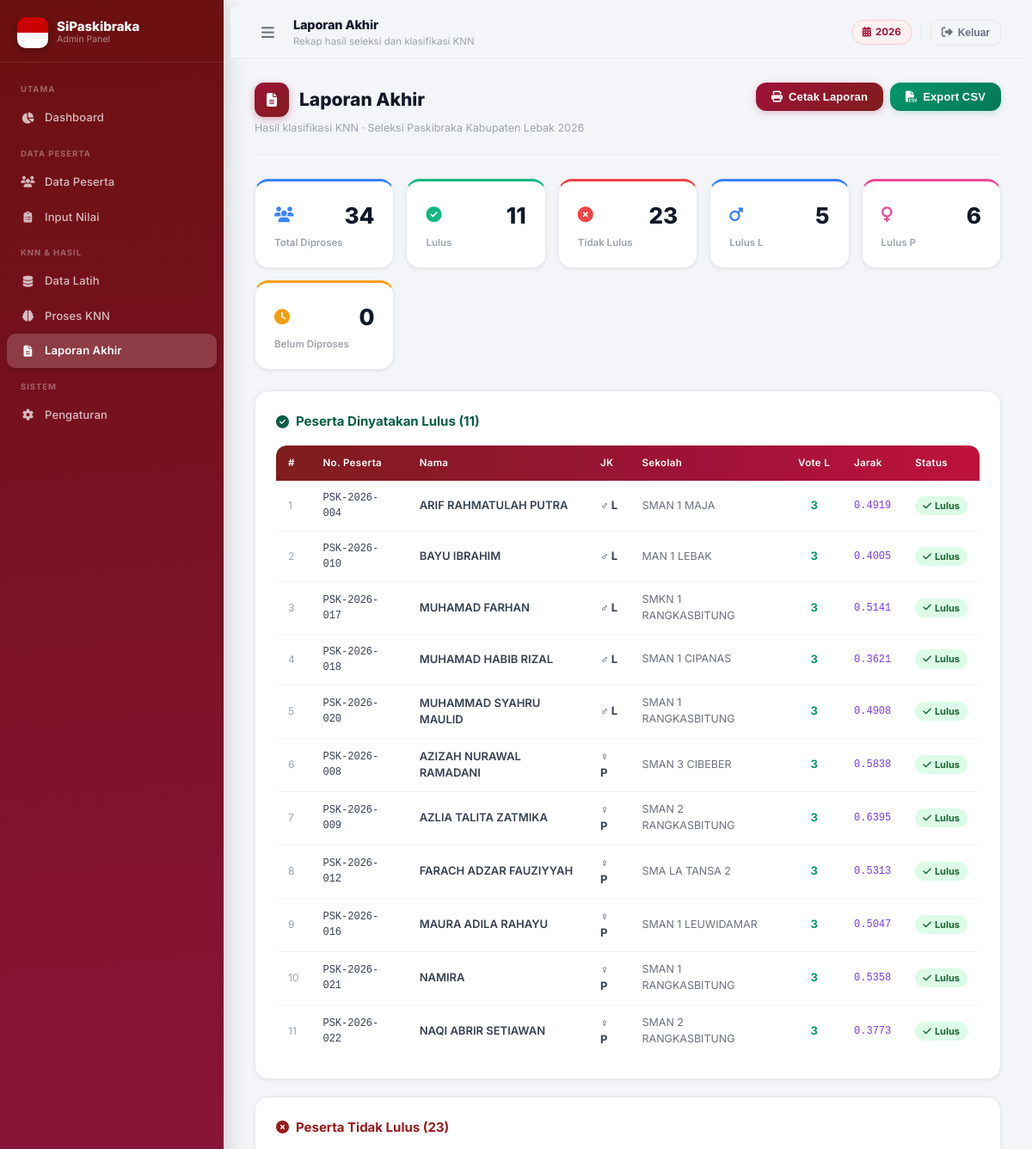
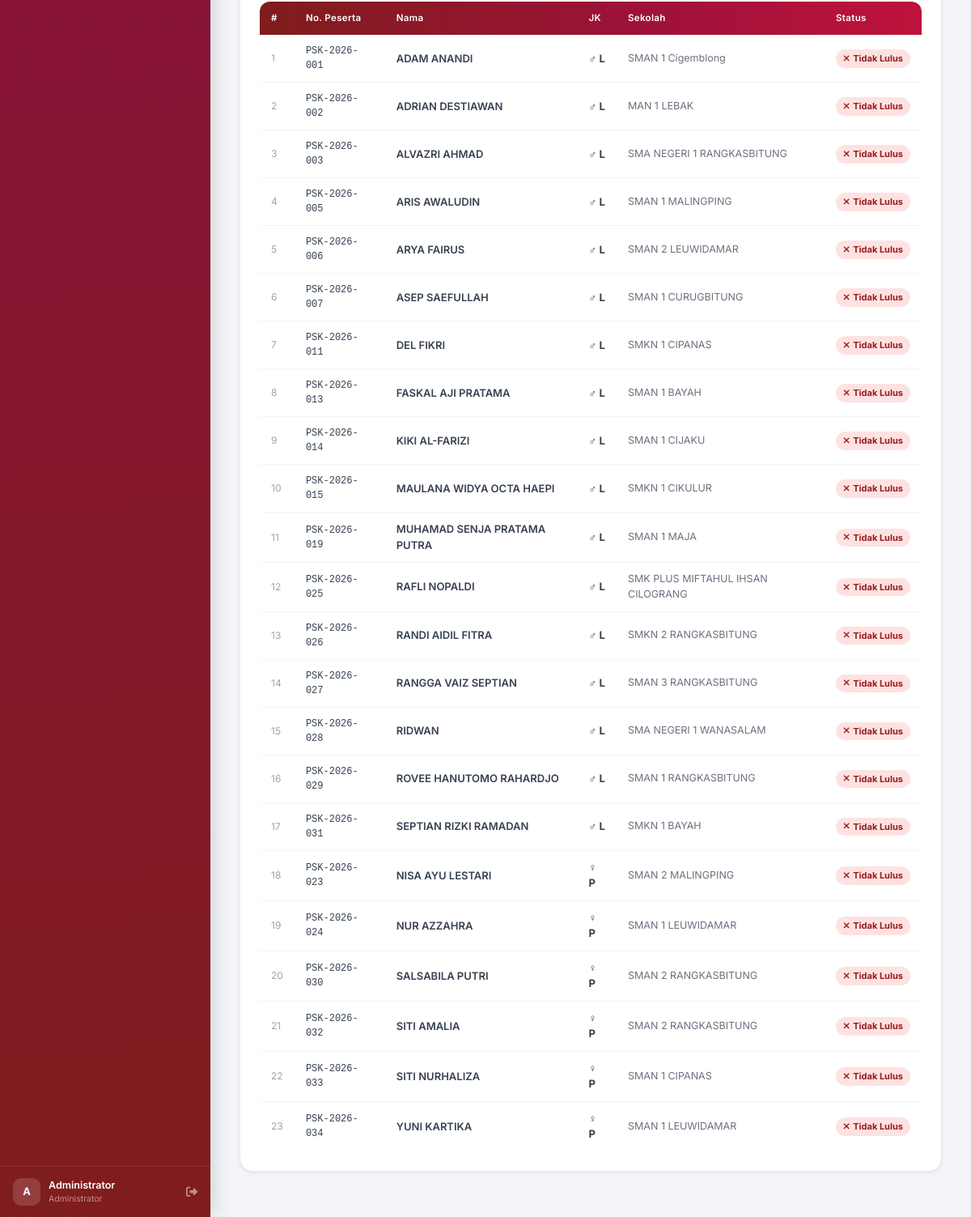
The app's page /admin/laporan.php (signed in) with its own data (2 pictures, top to bottom).
### tables this page shows
CREATE TABLE `pengaturan` (
  `kunci` varchar(80) NOT NULL,
  `nilai` text NOT NULL,
  `updated_at` timestamp NOT NULL DEFAULT current_timestamp() ON UPDATE current_timestamp()
);

CREATE TABLE `hasil_knn` (
  `id` int(11) NOT NULL,
  `id_peserta` int(11) NOT NULL,
  `status_kelulusan` enum('Lulus','Tidak Lulus') NOT NULL,
  `skor_knn` double DEFAULT NULL,
  `k_value` tinyint(4) NOT NULL DEFAULT 3,
  `vote_lulus` tinyint(4) NOT NULL DEFAULT 0,
  `vote_tidak_lulus` tinyint(4) NOT NULL DEFAULT 0,
  `keterangan_kuota` varchar(255) DEFAULT NULL,
  `detail_knn` longtext DEFAULT NULL CHECK (json_valid(`detail_knn`)),
  `processed_by` int(11) DEFAULT NULL,
  `processed_at` timestamp NOT NULL DEFAULT current_timestamp() ON UPDATE current_timestamp()
);

CREATE TABLE `peserta` (
  `id` int(11) NOT NULL,
  `nama` varchar(150) NOT NULL,
  `nomor_peserta` varchar(30) DEFAULT NULL,
  `jenis_kelamin` enum('L','P') NOT NULL DEFAULT 'L',
  `asal_sekolah` varchar(200) DEFAULT NULL,
  `nilai_pip` decimal(5,2) DEFAULT NULL,
  `nilai_tiu` decimal(5,2) DEFAULT NULL,
  `tinggi_badan` decimal(5,1) DEFAULT NULL,
  `berat_badan` decimal(5,1) DEFAULT NULL,
  `kesehatan` tinyint(1) DEFAULT NULL,
  `tekanan_darah_sistolik` smallint(6) DEFAULT NULL,
  `tekanan_darah_diastolik` smallint(6) DEFAULT NULL,
  `push_up` smallint(6) DEFAULT NULL,
  `sit_up` smallint(6) DEFAULT NULL,
  `back_up` smallint(6) DEFAULT NULL,
  `lari` decimal(4,1) DEFAULT NULL,
  `pbb` decimal(5,2) DEFAULT NULL,
  `kepribadian` decimal(5,2) DEFAULT NULL,
  `keterangan_nilai` text DEFAULT NULL,
  `is_active` tinyint(1) NOT NULL DEFAULT 1,
  `created_at` timestamp NOT NULL DEFAULT current_timestamp(),
  `updated_at` timestamp NOT NULL DEFAULT current_timestamp() ON UPDATE current_timestamp()
);

### admin/laporan.php (the view, shortened to what the rows shown need)
<?php
require_once __DIR__ . '/../config/db.php';
$pdo   = getDB();
$pageTitle    = 'Laporan Akhir';
$namaKegiatan = getSetting('nama_kegiatan',  'Seleksi Paskibraka');
$tahunSel     = getSetting('tahun_seleksi',   date('Y'));
$pesertaLulus = $pdo->query("
    SELECT p.nama, p.nomor_peserta, p.jenis_kelamin, p.asal_sekolah,
           hk.status_kelulusan, hk.skor_knn, hk.vote_lulus, hk.vote_tidak_lulus, hk.k_value
    FROM peserta p
    JOIN hasil_knn hk ON hk.id_peserta = p.id
    WHERE hk.status_kelulusan = 'Lulus' AND p.is_active = 1
    ORDER BY p.jenis_kelamin ASC, p.nomor_peserta ASC
")->fetchAll();
$pesertaTidak = $pdo->query("
    SELECT p.nama, p.nomor_peserta, p.jenis_kelamin, p.asal_sekolah,
           hk.status_kelulusan, hk.skor_knn, hk.vote_lulus, hk.vote_tidak_lulus, hk.k_value
    FROM peserta p
    JOIN hasil_knn hk ON hk.id_peserta = p.id
    WHERE hk.status_kelulusan = 'Tidak Lulus' AND p.is_active = 1
    ORDER BY p.jenis_kelamin ASC, p.nomor_peserta ASC
")->fetchAll();
include __DIR__ . '/../includes/layout.php';
?>
<div class="page-header no-print">
  <div>
    <h2 class="page-title"><span class="icon"><i class="fas fa-file-alt"></i></span>Laporan Akhir</h2>
    <p class="page-subtitle">Hasil klasifikasi KNN · <?=htmlspecialchars($namaKegiatan)?> <?=$tahunSel?></p>
  </div>
</div>
<div class="card no-print" style="padding:24px;margin-bottom:20px;">
  <?php if (empty($pesertaLulus)): ?>
  <p style="text-align:center;padding:24px;color:#9ca3af;">Belum ada peserta yang dinyatakan lulus.</p>
  <?php else: ?>
  <div class="table-wrap">
    <table class="data-table" id="tblLulus">
      <thead><tr><th>#</th><th>No. Peserta</th><th>Nama</th><th>JK</th><th>Sekolah</th><th>Vote L</th><th>Jarak</th><th>Status</th></tr></thead>
      <tbody>
        <?php foreach ($pesertaLulus as $i => $p): ?>
        <tr>
          <td style="color:#9ca3af;font-size:12px;"><?=$i+1?></td>
          <td style="font-family:monospace;font-size:12px;"><?=htmlspecialchars($p['nomor_peserta']??'—')?></td>
          <td style="font-weight:600;"><?=htmlspecialchars($p['nama'])?></td>
          <td><?=jkLabel($p['jenis_kelamin']??'')?></td>
          <td style="color:#6b7280;font-size:12.5px;"><?=htmlspecialchars($p['asal_sekolah']??'—')?></td>
          <td style="text-align:center;font-weight:700;color:#059669;"><?=$p['vote_lulus']??'—'?></td>
          <td style="font-family:monospace;font-size:12px;color:#7c3aed;"><?=number_format($p['skor_knn'],4)?></td>
          <td><span class="badge badge-success"><i class="fas fa-check"></i> Lulus</span></td>
        </tr>
        <?php endforeach; ?>
      </tbody>
    </table>
  </div>
  <?php endif; ?>
</div>
<?php if (!empty($pesertaTidak)): ?>
<div class="card no-print" style="padding:24px;margin-bottom:20px;">
  <div class="table-wrap">
    <table class="data-table" id="tblTidak">
      <thead><tr><th>#</th><th>No. Peserta</th><th>Nama</th><th>JK</th><th>Sekolah</th><th>Status</th></tr></thead>
      <tbody>
        <?php foreach ($pesertaTidak as $i => $p): ?>
        <tr>
          <td style="color:#9ca3af;font-size:12px;"><?=$i+1?></td>
          <td style="font-family:monospace;font-size:12px;"><?=htmlspecialchars($p['nomor_peserta']??'—')?></td>
          <td style="font-weight:600;"><?=htmlspecialchars($p['nama'])?></td>
          <td><?=jkLabel($p['jenis_kelamin']??'')?></td>
          <td style="color:#6b7280;font-size:12.5px;"><?=htmlspecialchars($p['asal_sekolah']??'—')?></td>
          <td><span class="badge badge-danger"><i class="fas fa-times"></i> Tidak Lulus</span></td>
        </tr>
        <?php endforeach; ?>
      </tbody>
    </table>
  </div>
</div>
<?php endif; ?>
<?php include __DIR__ . '/../includes/layout_end.php'; ?>

### includes/layout.php (shortened to what the rows shown need)
<!DOCTYPE html>
<html lang="id">
<head>
  <link rel="stylesheet" href="https://cdnjs.cloudflare.com/ajax/libs/font-awesome/6.5.0/css/all.min.css">
  <link rel="stylesheet" href="https://cdn.datatables.net/1.13.8/css/jquery.dataTables.min.css">
  <link rel="stylesheet" href="https://cdn.jsdelivr.net/npm/select2@4.1.0-rc.0/dist/css/select2.min.css">
  <link rel="stylesheet" href="<?= BASE_URL ?>/assets/css/app.css">
</head>
<body>
<div id="main-content">
  <header id="topbar">
    <div style="display:flex;align-items:center;gap:14px;">
      <div>
        <h1 style="font-size:14.5px;font-weight:800;color:#111827;margin:0;letter-spacing:-.01em;"><?= $pageTitle ?? 'Dashboard' ?></h1>
      </div>
    </div>
    <div style="display:flex;align-items:center;gap:10px;">
      <div class="tahun-badge" style="font-size:11.5px;font-weight:700;color:#9f1239;background:linear-gradient(135deg,#fef2f2,#fff1f2);padding:5px 12px;border-radius:20px;border:1px solid #fecaca;display:flex;align-items:center;gap:5px;">
        <i class="fas fa-calendar-alt"></i><?= getSetting('tahun_seleksi',date('Y')) ?>
      </div>
      <button onclick="konfirmasiLogout()" class="no-print"
        style="background:none;border:1.5px solid #e5e7eb;border-radius:9px;padding:7px 12px;cursor:pointer;color:#6b7280;font-size:13px;display:flex;align-items:center;gap:6px;font-weight:600;transition:all .15s;"
        onmouseover="this.style.borderColor='#fca5a5';this.style.color='#9f1239';this.style.background='#fef2f2'"
        onmouseout="this.style.borderColor='#e5e7eb';this.style.color='#6b7280';this.style.background='none'"
        title="Logout">
        <i class="fas fa-sign-out-alt"></i>
        <span style="font-size:12px;">Keluar</span>
      </button>
    </div>
  </header>
  <main>

### config/db.php (shortened to what the rows shown need)
<?php
function getDB(): PDO {
    static $pdo = null;
    if ($pdo === null) {
        try {
            $pdo = new PDO(
                "mysql:host=".DB_HOST.";dbname=".DB_NAME.";charset=".DB_CHARSET,
                DB_USER, DB_PASS,
                [
                    PDO::ATTR_ERRMODE            => PDO::ERRMODE_EXCEPTION,
                    PDO::ATTR_DEFAULT_FETCH_MODE => PDO::FETCH_ASSOC,
                    PDO::ATTR_EMULATE_PREPARES   => false,
                    PDO::MYSQL_ATTR_INIT_COMMAND => "SET NAMES utf8mb4 COLLATE utf8mb4_unicode_ci",
                ]
            );
        } catch (PDOException $e) {
            http_response_code(500);
            die('<div style="font:14px monospace;background:#fef2f2;color:#7f1d1d;padding:24px;border-radius:10px;margin:30px;">
                <strong>❌ Koneksi Database Gagal</strong><br><br>
                Periksa konfigurasi di <code>config/db.php</code><br>
                <small>'.htmlspecialchars($e->getMessage()).'</small>
            </div>');
        }
    }
    return $pdo;
}
function getSetting(string $key, string $default = ''): string {
    try {
        $s = getDB()->prepare("SELECT nilai FROM pengaturan WHERE kunci=? LIMIT 1");
        $s->execute([$key]);
        $r = $s->fetch();
        return $r ? $r['nilai'] : $default;
    } catch (Throwable $e) { return $default; }
}
function jkLabel(string $jk): string {
    if ($jk === 'L') return '<span class="inline-flex items-center px-2 py-0.5 text-[10px] font-bold rounded-full bg-blue-100 text-blue-700">♂ L</span>';
    if ($jk === 'P') return '<span class="inline-flex items-center px-2 py-0.5 text-[10px] font-bold rounded-full bg-pink-100 text-pink-700">♀ P</span>';
    return '—';
}

### records on screen
pengaturan: nilai "2026"
pengaturan: nilai "Seleksi Paskibraka Kabupaten Lebak"
hasil_knn: id_peserta.nomor_peserta "PSK-2026-004", id_peserta.nama "ARIF RAHMATULAH PUTRA", id_peserta.asal_sekolah "SMAN 1 MAJA", vote_lulus "3", skor_knn "0.4919"
hasil_knn: id_peserta.nomor_peserta "PSK-2026-010", id_peserta.nama "BAYU IBRAHIM", id_peserta.asal_sekolah "MAN 1 LEBAK", vote_lulus "3", skor_knn "0.4005"
hasil_knn: id_peserta.nomor_peserta "PSK-2026-017", id_peserta.nama "MUHAMAD FARHAN", id_peserta.asal_sekolah "SMKN 1 RANGKASBITUNG", vote_lulus "3", skor_knn "0.5141"
hasil_knn: id_peserta.nomor_peserta "PSK-2026-018", id_peserta.nama "MUHAMAD HABIB RIZAL", id_peserta.asal_sekolah "SMAN 1 CIPANAS", vote_lulus "3", skor_knn "0.3621"
hasil_knn: id_peserta.nomor_peserta "PSK-2026-020", id_peserta.nama "MUHAMMAD SYAHRU MAULID", id_peserta.asal_sekolah "SMAN 1 RANGKASBITUNG", vote_lulus "3", skor_knn "0.4908"
hasil_knn: id_peserta.nomor_peserta "PSK-2026-008", id_peserta.nama "AZIZAH NURAWAL RAMADANI", id_peserta.asal_sekolah "SMAN 3 CIBEBER", vote_lulus "3", skor_knn "0.5838"
hasil_knn: id_peserta.nomor_peserta "PSK-2026-009", id_peserta.nama "AZLIA TALITA ZATMIKA", id_peserta.asal_sekolah "SMAN 2 RANGKASBITUNG", vote_lulus "3", skor_knn "0.6395"
hasil_knn: id_peserta.nomor_peserta "PSK-2026-012", id_peserta.nama "FARACH ADZAR FAUZIYYAH", id_peserta.asal_sekolah "SMA LA TANSA 2", vote_lulus "3", skor_knn "0.5313"
hasil_knn: id_peserta.nomor_peserta "PSK-2026-016", id_peserta.nama "MAURA ADILA RAHAYU", id_peserta.asal_sekolah "SMAN 1 LEUWIDAMAR", vote_lulus "3", skor_knn "0.5047"
hasil_knn: id_peserta.nomor_peserta "PSK-2026-021", id_peserta.nama "NAMIRA", id_peserta.asal_sekolah "SMAN 1 RANGKASBITUNG", vote_lulus "3", skor_knn "0.5358"
hasil_knn: id_peserta.nomor_peserta "PSK-2026-022", id_peserta.nama "NAQI ABRIR SETIAWAN", id_peserta.asal_sekolah "SMAN 2 RANGKASBITUNG", vote_lulus "3", skor_knn "0.3773"
hasil_knn: id_peserta.nomor_peserta "PSK-2026-001", id_peserta.nama "ADAM ANANDI", shows "♂ L", id_peserta.asal_sekolah "SMAN 1 Cigemblong"
hasil_knn: id_peserta.nomor_peserta "PSK-2026-002", id_peserta.nama "ADRIAN DESTIAWAN", shows "♂ L", id_peserta.asal_sekolah "MAN 1 LEBAK"
hasil_knn: id_peserta.nomor_peserta "PSK-2026-003", id_peserta.nama "ALVAZRI AHMAD", shows "♂ L", id_peserta.asal_sekolah "SMA NEGERI 1 RANGKASBITUNG"
hasil_knn: id_peserta.nomor_peserta "PSK-2026-005", id_peserta.nama "ARIS AWALUDIN", shows "♂ L", id_peserta.asal_sekolah "SMAN 1 MALINGPING"
hasil_knn: id_peserta.nomor_peserta "PSK-2026-006", id_peserta.nama "ARYA FAIRUS", shows "♂ L", id_peserta.asal_sekolah "SMAN 2 LEUWIDAMAR"
hasil_knn: id_peserta.nomor_peserta "PSK-2026-007", id_peserta.nama "ASEP SAEFULLAH", shows "♂ L", id_peserta.asal_sekolah "SMAN 1 CURUGBITUNG"
hasil_knn: id_peserta.nomor_peserta "PSK-2026-011", id_peserta.nama "DEL FIKRI", shows "♂ L", id_peserta.asal_sekolah "SMKN 1 CIPANAS"
hasil_knn: id_peserta.nomor_peserta "PSK-2026-013", id_peserta.nama "FASKAL AJI PRATAMA", shows "♂ L", id_peserta.asal_sekolah "SMAN 1 BAYAH"
hasil_knn: id_peserta.nomor_peserta "PSK-2026-014", id_peserta.nama "KIKI AL-FARIZI", shows "♂ L", id_peserta.asal_sekolah "SMAN 1 CIJAKU"
hasil_knn: id_peserta.nomor_peserta "PSK-2026-015", id_peserta.nama "MAULANA WIDYA OCTA HAEPI", shows "♂ L", id_peserta.asal_sekolah "SMKN 1 CIKULUR"
hasil_knn: id_peserta.nomor_peserta "PSK-2026-019", id_peserta.nama "MUHAMAD SENJA PRATAMA PUTRA", shows "♂ L", id_peserta.asal_sekolah "SMAN 1 MAJA"
hasil_knn: id_peserta.nomor_peserta "PSK-2026-025", id_peserta.nama "RAFLI NOPALDI", shows "♂ L", id_peserta.asal_sekolah "SMK PLUS MIFTAHUL IHSAN CILOGRANG"
hasil_knn: id_peserta.nomor_peserta "PSK-2026-026", id_peserta.nama "RANDI AIDIL FITRA", shows "♂ L", id_peserta.asal_sekolah "SMKN 2 RANGKASBITUNG"
hasil_knn: id_peserta.nomor_peserta "PSK-2026-027", id_peserta.nama "RANGGA VAIZ SEPTIAN", shows "♂ L", id_peserta.asal_sekolah "SMAN 3 RANGKASBITUNG"
hasil_knn: id_peserta.nomor_peserta "PSK-2026-028", id_peserta.nama "RIDWAN", shows "♂ L", id_peserta.asal_sekolah "SMA NEGERI 1 WANASALAM"
hasil_knn: id_peserta.nomor_peserta "PSK-2026-029", id_peserta.nama "ROVEE HANUTOMO RAHARDJO", shows "♂ L", id_peserta.asal_sekolah "SMAN 1 RANGKASBITUNG"
hasil_knn: id_peserta.nomor_peserta "PSK-2026-031", id_peserta.nama "SEPTIAN RIZKI RAMADAN", shows "♂ L", id_peserta.asal_sekolah "SMKN 1 BAYAH"
hasil_knn: id_peserta.nomor_peserta "PSK-2026-023", id_peserta.nama "NISA AYU LESTARI", shows "♀ P", id_peserta.asal_sekolah "SMAN 2 MALINGPING"
hasil_knn: id_peserta.nomor_peserta "PSK-2026-024", id_peserta.nama "NUR AZZAHRA", shows "♀ P", id_peserta.asal_sekolah "SMAN 1 LEUWIDAMAR"
hasil_knn: id_peserta.nomor_peserta "PSK-2026-030", id_peserta.nama "SALSABILA PUTRI", shows "♀ P", id_peserta.asal_sekolah "SMAN 2 RANGKASBITUNG"
hasil_knn: id_peserta.nomor_peserta "PSK-2026-032", id_peserta.nama "SITI AMALIA", shows "♀ P", id_peserta.asal_sekolah "SMAN 2 RANGKASBITUNG"
hasil_knn: id_peserta.nomor_peserta "PSK-2026-033", id_peserta.nama "SITI NURHALIZA", shows "♀ P", id_peserta.asal_sekolah "SMAN 1 CIPANAS"
hasil_knn: id_peserta.nomor_peserta "PSK-2026-034", id_peserta.nama "YUNI KARTIKA", shows "♀ P", id_peserta.asal_sekolah "SMAN 1 LEUWIDAMAR"

### other values on screen
APP_NAME "SiPaskibraka"
mb_substr($_SESSION['nama']??'A',0,1) "A"
$_SESSION['nama'] "Administrator"
$pageTitle "Laporan Akhir"
$pageSubtitle "Rekap hasil seleksi dan klasifikasi KNN"
$val "34"
$lbl "Total Diproses"
$val "11"
$lbl "Lulus"
$val "23"
$lbl "Tidak Lulus"
$val "5"
$lbl "Lulus L"
$val "6"
$lbl "Lulus P"
